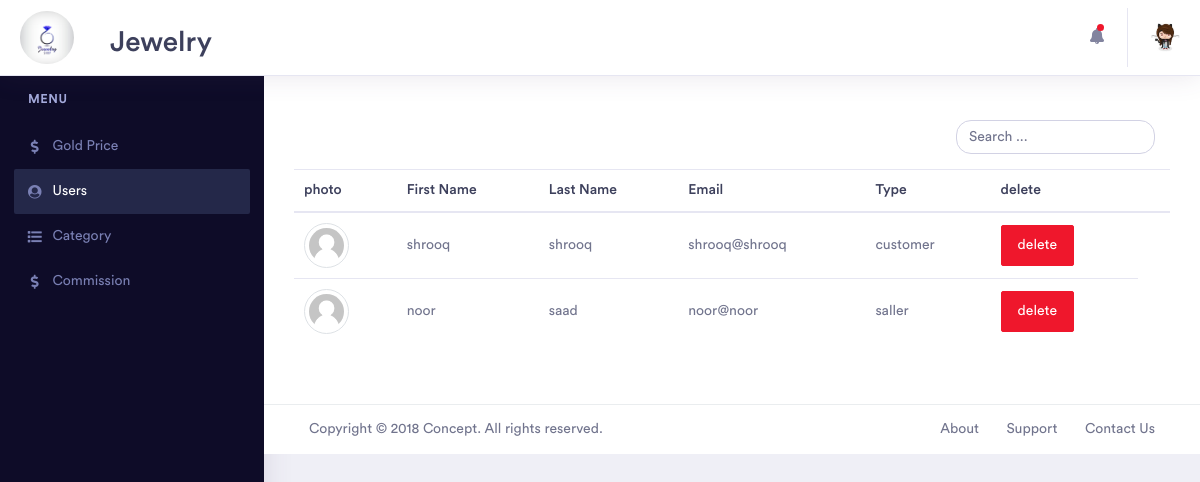
Before: /users.php (signed in) with the older database file.
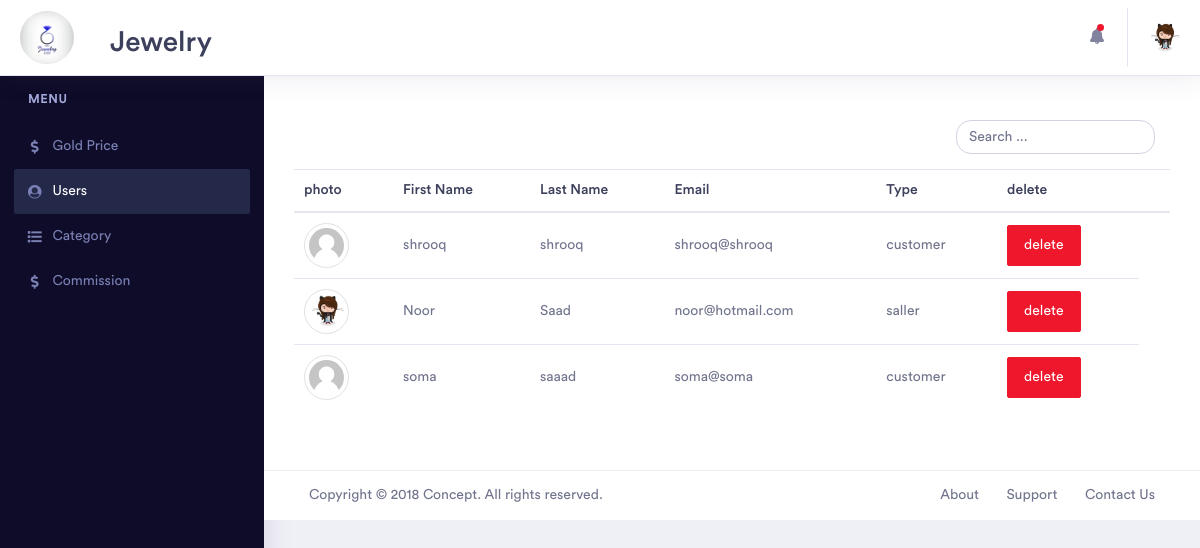
After: the same page with the newer database file.
### tables this page shows
CREATE TABLE `users` (
  `id` int(11) NOT NULL,
  `first_name` varchar(500) NOT NULL,
  `last_name` varchar(500) NOT NULL,
  `email` varchar(200) NOT NULL,
  `password` varchar(500) NOT NULL,
  `type` varchar(500) NOT NULL,
  `photo` varchar(500) NOT NULL DEFAULT 'default_user.png',
  `phone_number` varchar(500) NOT NULL
);

### core/admin.class.php (called while the page is built, shortened)
<?php
class admin
{
    private $conn;
    public function __construct()
    {
        $this->conn = mysqli_connect("localhost", "root", "", "jewelry");
    }
    public function admin_info($id){
        $result=mysqli_query($this->conn,"select * from admin where id=$id");
        if(mysqli_num_rows($result)>0){
            $data=array();
            while($row=mysqli_fetch_array($result)){
                $data[]=$row;
            }
        }
        return $data;
    }
    public function Search_users($text)
    {
        if (empty($text)) {
            $display = mysqli_query($this->conn, "select * from users");
            $arr = array();
            if(mysqli_num_rows($display)>0){
                while ($row = mysqli_fetch_array($display)) {
                    $arr[] = $row;
                }
                return $arr;
            }else{
                return null;
            }
        } else {
        }
    }
}

### users.php (the view, shortened to what this page needs)
<?php
include_once "core/admin.class.php";
$obj = new admin();
?>
<!doctype html>
<html lang="en">
<head>
    <link rel="stylesheet" href="assets/vendor/bootstrap/css/bootstrap.min.css">
    <link href="assets/vendor/fonts/circular-std/style.css" rel="stylesheet">
    <link rel="stylesheet" href="assets/libs/css/style.css">
    <link rel="stylesheet" href="assets/vendor/fonts/fontawesome/css/fontawesome-all.css">
    <link rel="stylesheet" href="assets/vendor/charts/chartist-bundle/chartist.css">
    <link rel="stylesheet" href="assets/vendor/charts/morris-bundle/morris.css">
    <link rel="stylesheet" href="assets/vendor/fonts/material-design-iconic-font/css/materialdesignicons.min.css">
    <link rel="stylesheet" href="assets/vendor/charts/c3charts/c3.css">
    <link rel="stylesheet" href="assets/vendor/fonts/flag-icon-css/flag-icon.min.css">
    <link rel="stylesheet" href="assets/style/style.css">
</head>
<body>
    <div class="dashboard-main-wrapper">
        <div class="dashboard-header">
            <nav class="navbar navbar-expand-lg bg-white fixed-top">
                <a class="navbar-brand" href="main.html">
                    <img src="assets/img/logo.jpg" alt="logo" id="logo">
                </a>
                <h2 id="logo-h"> Jewelry</h2>
                <div class="collapse navbar-collapse " id="navbarSupportedContent">
                    <ul class="navbar-nav ml-auto navbar-right-top">
                        <li class="nav-item dropdown notification">
                            <a class="nav-link nav-icons" href="#" id="navbarDropdownMenuLink1" data-toggle="dropdown" aria-haspopup="true" aria-expanded="false"><i class="fas fa-fw fa-bell"></i> <span class="indicator"></span></a>
                        </li>
                        <li class="nav-item dropdown nav-user">
                        <?php $result=$obj->admin_info($_SESSION['login_id']);
                            foreach($result as $data){
                        ?>
                            <a class="nav-link nav-user-img" href="#" id="navbarDropdownMenuLink2" data-toggle="dropdown" aria-haspopup="true" aria-expanded="false">
                                <img src="assets/admin_img/<?=$data['photo']?>" alt="" class="user-avatar-md rounded-circle">
                            </a>
                            <?php } ?>
                        </li>
                    </ul>
                </div>
            </nav>
        </div>
        <div class="nav-left-sidebar sidebar-dark">
            <div class="menu-list">
                <nav class="navbar navbar-expand-lg navbar-light">
                    <div class="collapse navbar-collapse" id="navbarNav">
                        <ul class="navbar-nav flex-column">
                            <li class="nav-divider">
                                Menu
                            </li>
                            <li class="nav-item ">
                                <a class="nav-link " href="main.php">
                                    <i class="fa fa-fw fa-dollar-sign"></i>Gold Price</a>
                            </li>
                            <li class="nav-item">
                                <a class="nav-link active" href="users.php">
                                    <i class="fa fa-fw fa-user-circle"></i>Users</a>
                            </li>
                            <li class="nav-item">
                                <a class="nav-link" href="category.php">
                                    <i class="fas fa-fw fa-list"></i>Category</a>
                            </li>
                            <li class="nav-item ">
                                <a class="nav-link" href="commission.php">
                                    <i class="fa fa-fw fa-dollar-sign"></i>Commission</a>
                            </li>
                        </ul>
                    </div>
                </nav>
            </div>
        </div>
        <div class="dashboard-wrapper">
            <div class="dashboard-ecommerce">
                <div class="container-fluid dashboard-content ">
                <form class="form-inline form-search" name="Search" method="post" enctype="multipart/form-data">
                <div class="form-group">
                <input type="text" class="form-control search-text" id="search" placeholder="Search ..." name="text">
    </div>
</form>
        <div class="table-users">
        <table class="table table-hover dataTable">
    <thead>
      <tr>
        <th>photo</th>
        <th>First Name</th>
        <th>Last Name</th>
        <th>Email</th>
        <th>Type</th>
        <th>delete<th>
      </tr>
    </thead>
    <tbody id="result_search">
    <?php
$xdata = $obj->Search_users("");
if($xdata != null){
foreach ($xdata as $ydata) {
    ?>
      <tr data-id="<?php echo $ydata['id'] ?>">
        <td><img src="assets/img/<?=$ydata['photo']?>" alt="personal photo" class="img-thumbnail rounded-circle" id="personal-photo"></td>
        <td><?=$ydata['first_name'];?></td>
        <td><?=$ydata['last_name'];?></td>
        <td><?=$ydata['email'];?></td>
        <td><?=$ydata['type'];?></td>
        <td><a href="javascript:delete_user(<?php echo $ydata['id'] ?>);" class="btn btn-danger">delete</a></td>
      </tr>
            <?php }}?>
    </tbody>
  </table>
  </div>
                </div>
            </div>
            <div class="footer">
                <div class="container-fluid">
                    <div class="row">
                        <div class="col-xl-6 col-lg-6 col-md-6 col-sm-12 col-12">
                             Copyright © 2018 Concept. All rights reserved.
                        </div>
                        <div class="col-xl-6 col-lg-6 col-md-6 col-sm-12 col-12">
                            <div class="text-md-right footer-links d-none d-sm-block">
                                <a href="javascript: void(0);">About</a>
                                <a href="javascript: void(0);">Support</a>
                                <a href="javascript: void(0);">Contact Us</a>
                            </div>
                        </div>
                    </div>
                </div>
            </div>
        </div>
    </div>
</body>
</html>

### assets/style/style.css (style rules this page uses)
* { margin: 0; padding: 0; -webkit-box-sizing: border-box; -moz-box-sizing: border-box; -webkit-box-sizing: border-box; box-sizing: border-box; }
#logo { width: 54px; border-radius: 100px; }
#logo-h { padding-top: 25px; }
.form-search { float: right; margin: 15px; }
.search-text { border-radius: 15px }
#personal-photo { width: 45px; height: 45px; }

Changed rows visible on the page:
changed users "saller": photo: picture added in place of a placeholder; first_name "noor" → "Noor"; last_name "saad" → "Saad"; email "noor@noor" → "noor@hotmail.com"
added users: photo (placeholder picture), first_name "soma", last_name "saaad", email "soma@soma", type "customer"
